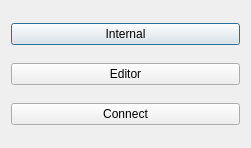
<?xml version="1.0" encoding="UTF-8"?>
<ui version="4.0">
 <class>Dialog</class>
 <widget class="QDialog" name="Dialog">
  <property name="geometry">
   <rect>
    <x>0</x>
    <y>0</y>
    <width>251</width>
    <height>148</height>
   </rect>
  </property>
  <property name="windowTitle">
   <string>Dialog</string>
  </property>
  <layout class="QVBoxLayout" name="verticalLayout">
   <item>
    <widget class="QPushButton" name="btnInternal">
     <property name="text">
      <string>Internal</string>
     </property>
    </widget>
   </item>
   <item>
    <widget class="QPushButton" name="btnEditor">
     <property name="text">
      <string>Editor</string>
     </property>
    </widget>
   </item>
   <item>
    <widget class="QPushButton" name="btnConnect">
     <property name="text">
      <string>Connect</string>
     </property>
    </widget>
   </item>
  </layout>
 </widget>
 <resources/>
 <connections>
  <connection>
   <sender>btnInternal</sender>
   <signal>clicked()</signal>
   <receiver>Dialog</receiver>
   <slot>accept()</slot>
   <hints>
    <hint type="sourcelabel">
     <x>151</x>
     <y>28</y>
    </hint>
    <hint type="destinationlabel">
     <x>209</x>
     <y>9</y>
    </hint>
   </hints>
  </connection>
 </connections>
</ui>
